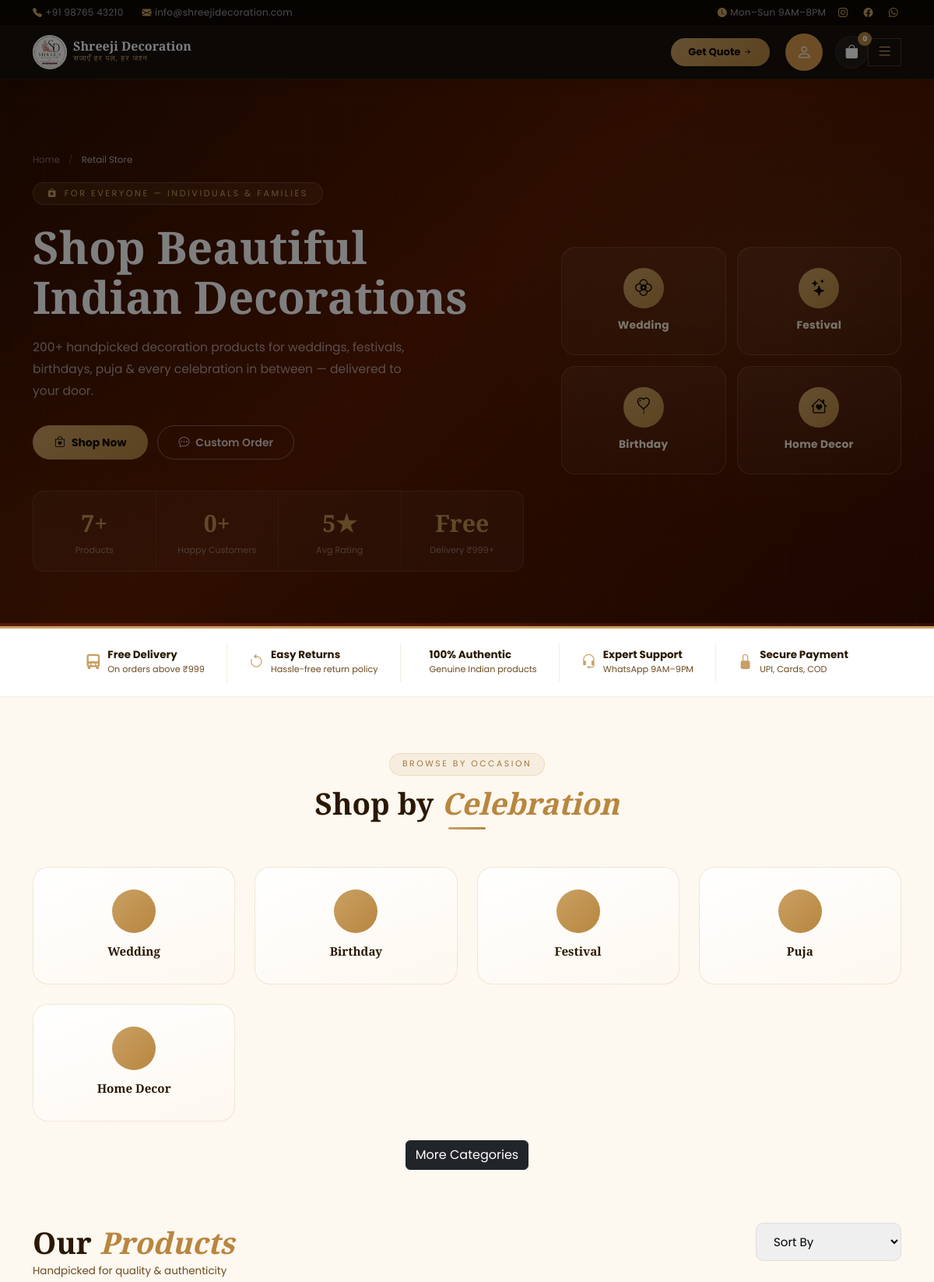
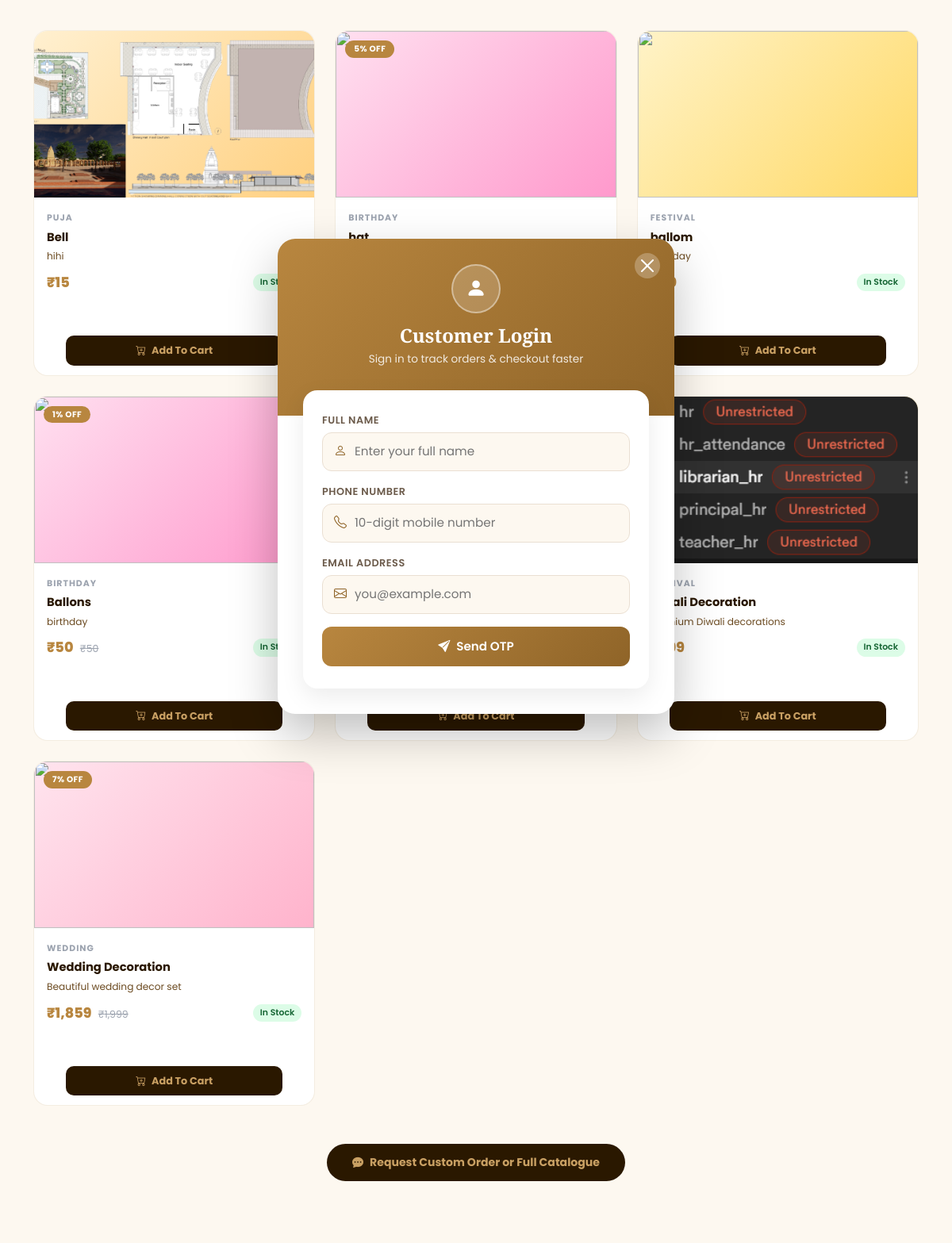
Screenshot of /retail.php (upper part) with the database file from the repository (2 pictures, top to bottom).
### tables this page shows
CREATE TABLE `settings` (
  `id` int(11) NOT NULL,
  `website_name` varchar(255) DEFAULT NULL,
  `phone` varchar(20) DEFAULT NULL,
  `email` varchar(255) DEFAULT NULL,
  `address` text DEFAULT NULL,
  `instagram` varchar(255) DEFAULT NULL,
  `facebook` varchar(255) DEFAULT NULL,
  `whatsapp` varchar(20) DEFAULT NULL,
  `gst_percent` int(11) DEFAULT NULL,
  `delivery_charge` int(11) DEFAULT NULL,
  `logo` varchar(255) DEFAULT NULL,
  `hero_title` text DEFAULT NULL,
  `hero_subtitle` text DEFAULT NULL,
  `about_text` text DEFAULT NULL,
  `footer_text` text DEFAULT NULL,
  `map_link` text DEFAULT NULL,
  `shop_timing` varchar(255) DEFAULT NULL,
  `copyright_text` text DEFAULT NULL,
  `youtube` varchar(255) DEFAULT NULL,
  `twitter` varchar(255) DEFAULT NULL,
  `linkedin` varchar(255) DEFAULT NULL,
  `meta_description` text DEFAULT NULL,
  `meta_keywords` text DEFAULT NULL,
  `favicon` varchar(255) DEFAULT NULL,
  `hero_btn_text` varchar(255) DEFAULT NULL,
  `hero_btn_link` varchar(255) DEFAULT NULL,
  `hero_btn2_text` varchar(255) DEFAULT NULL,
  `about_image` varchar(255) DEFAULT NULL,
  `footer_logo` varchar(255) DEFAULT NULL,
  `shop_latitude` varchar(50) DEFAULT NULL,
  `shop_longitude` varchar(50) DEFAULT NULL,
  `free_delivery_km` int(11) DEFAULT 3,
  `free_delivery_charge` decimal(10,2) DEFAULT 0.00,
  `medium_delivery_km` int(11) DEFAULT 10,
  `medium_delivery_charge` decimal(10,2) DEFAULT 50.00,
  `long_delivery_charge` decimal(10,2) DEFAULT 120.00,
  `free_delivery_order_amount` decimal(10,2) NOT NULL DEFAULT 0.00,
  `total_products` varchar(50) DEFAULT '200+',
  `happy_customers` varchar(50) DEFAULT '5000+',
  `avg_rating` varchar(50) DEFAULT '4.9★',
  `free_delivery_amount` int(11) DEFAULT 999,
  `return_policy_days` int(11) DEFAULT 7,
  `smtp_host` varchar(255) DEFAULT NULL,
  `smtp_port` varchar(50) DEFAULT NULL,
  `smtp_email` varchar(255) DEFAULT NULL,
  `smtp_password` varchar(255) DEFAULT NULL,
  `wholesale_catalogue` varchar(255) DEFAULT NULL,
  `footer_tagline` varchar(255) DEFAULT NULL,
  `footer_newsletter_heading` varchar(100) DEFAULT NULL,
  `footer_newsletter_text` varchar(255) DEFAULT NULL,
  `footer_payment_methods` varchar(255) DEFAULT NULL,
  `wholesale_hero_title` varchar(255) DEFAULT NULL,
  `wholesale_hero_subtitle` text DEFAULT NULL,
  `wholesale_stat1_num` varchar(30) DEFAULT NULL,
  `wholesale_stat1_label` varchar(60) DEFAULT NULL,
  `wholesale_stat2_num` varchar(30) DEFAULT NULL,
  `wholesale_stat2_label` varchar(60) DEFAULT NULL,
  `wholesale_stat3_num` varchar(30) DEFAULT NULL,
  `wholesale_stat3_label` varchar(60) DEFAULT NULL,
  `wholesale_stat4_num` varchar(30) DEFAULT NULL,
  `wholesale_stat4_label` varchar(60) DEFAULT NULL,
  `wholesale_group_link` varchar(255) DEFAULT NULL,
  `wholesale_group_heading` varchar(100) DEFAULT NULL,
  `wholesale_group_text` varchar(255) DEFAULT NULL,
  `wholesale_catalogue_heading` varchar(100) DEFAULT NULL,
  `wholesale_catalogue_text` varchar(255) DEFAULT NULL,
  `wholesale_phone` varchar(20) DEFAULT NULL,
  `wholesale_email` varchar(255) DEFAULT NULL,
  `retail_hero_badge` varchar(100) DEFAULT NULL,
  `retail_hero_title` varchar(255) DEFAULT NULL,
  `retail_hero_subtitle` text DEFAULT NULL,
  `retail_kpi4_num` varchar(30) DEFAULT NULL,
  `retail_kpi4_label` varchar(60) DEFAULT NULL,
  `retail_banner_chip` varchar(100) DEFAULT NULL,
  `retail_banner_heading` varchar(255) DEFAULT NULL,
  `retail_banner_text` text DEFAULT NULL,
  `retail_switch_heading` varchar(255) DEFAULT NULL,
  `retail_switch_text` text DEFAULT NULL,
  `razorpay_enabled` tinyint(1) NOT NULL DEFAULT 0,
  `razorpay_mode` varchar(10) NOT NULL DEFAULT 'test',
  `razorpay_key_id` varchar(100) DEFAULT NULL,
  `razorpay_key_secret` varchar(100) DEFAULT NULL,
  `razorpay_webhook_secret` varchar(100) DEFAULT NULL
);

CREATE TABLE `retail_trust_items` (
  `id` int(11) NOT NULL,
  `icon` varchar(100) DEFAULT NULL,
  `title` varchar(100) DEFAULT NULL,
  `subtitle` varchar(150) DEFAULT NULL,
  `display_order` int(11) DEFAULT 0
);

CREATE TABLE `categories` (
  `id` int(11) NOT NULL,
  `name` varchar(100) DEFAULT NULL,
  `icon` varchar(100) DEFAULT NULL,
  `type` varchar(50) DEFAULT NULL,
  `status` int(11) DEFAULT 1
);

CREATE TABLE `products` (
  `id` int(11) NOT NULL,
  `name` varchar(255) DEFAULT NULL,
  `slug` varchar(255) DEFAULT NULL,
  `price` decimal(10,2) DEFAULT NULL,
  `old_price` decimal(10,2) DEFAULT NULL,
  `stock` int(11) DEFAULT NULL,
  `category` varchar(100) DEFAULT NULL,
  `type` varchar(50) DEFAULT NULL,
  `description` text DEFAULT NULL,
  `image` varchar(255) DEFAULT NULL,
  `badge` varchar(50) DEFAULT NULL,
  `rating` decimal(2,1) DEFAULT NULL,
  `reviews` int(11) DEFAULT NULL,
  `status` int(11) DEFAULT 1,
  `created_at` timestamp NOT NULL DEFAULT current_timestamp(),
  `stock_quantity` int(11) NOT NULL DEFAULT 0,
  `discount` int(11) NOT NULL DEFAULT 0,
  `gst_rate` decimal(5,2) NOT NULL DEFAULT 18.00
);

### retail.php (the view, shortened to what the rows shown need)
<?php
require_once 'config/db.php';
$retailTrustQuery = mysqli_query($conn, "SELECT * FROM retail_trust_items ORDER BY display_order ASC, id ASC");
$retailTrustItems = [];
while ($row = mysqli_fetch_assoc($retailTrustQuery)) {
    $retailTrustItems[] = $row;
}
$categories = mysqli_query(
    $conn,
    "SELECT * FROM categories ORDER BY id ASC"
);
$settingsQuery =
    mysqli_query(
        $conn,
        "SELECT * FROM settings LIMIT 1"
    );
$settings =
    mysqli_fetch_assoc(
        $settingsQuery
    );
?>
<!DOCTYPE html>
<html lang="en">
<head>
    <link rel="stylesheet" href="https://cdn.jsdelivr.net/npm/bootstrap@5.3.3/dist/css/bootstrap.min.css" />
    <link rel="stylesheet" href="https://cdn.jsdelivr.net/npm/bootstrap-icons@1.11.3/font/bootstrap-icons.min.css" />
    <link rel="stylesheet" href="style.css" />
    <link rel="stylesheet" href="css/customer-login.css">
</head>
<body>
    <?php include 'includes/header.php'; ?>
    <section class="rt-hero">
        <div class="container position-relative" style="z-index:1">
            <div class="row align-items-center g-5">
                <div class="col-lg-7">
                    <nav aria-label="breadcrumb" style="margin-bottom:18px">
                        <span style="font-size:.73rem;color:rgba(255,255,255,.35)">
                        </span>
                    </nav>
                    <div class="page-badge"><i class="bi bi-bag-heart-fill"></i> <?= htmlspecialchars($settings['retail_hero_badge'] ?? 'For Everyone — Individuals & Families'); ?></div>
                    <h1><?= $settings['retail_hero_title'] ?? 'Shop Beautiful Indian Decorations'; ?></h1>
                    <p class="lead-text"><?= htmlspecialchars($settings['retail_hero_subtitle'] ?? '200+ handpicked decoration products for weddings, festivals, birthdays, puja & every celebration in between — delivered to your door.'); ?></p>
                    <div class="hero-btns">
                        <a href="#products" class="btn-shop-now">
                        </a>
                        <a href="index.php#contact" class="btn-outline-light">
                        </a>
                    </div>
                    <div class="kpi-strip">
                        <div class="kpi-cell">
                        </div>
                        <div class="kpi-cell">
                        </div>
                        <div class="kpi-cell">
                        </div>
                        <div class="kpi-cell"><span class="kpi-num"><?= htmlspecialchars($settings['retail_kpi4_num'] ?? 'Free'); ?></span><span class="kpi-lbl"><?= htmlspecialchars($settings['retail_kpi4_label'] ?? 'Delivery ₹999+'); ?></span></div>
                    </div>
                </div>
            </div>
        </div>
    </section>
    <div class="trust-bar">
        <div class="container">
            <div class="trust-items">
                <?php foreach ($retailTrustItems as $item) { ?>
                <div class="trust-item"><i class="bi <?= htmlspecialchars($item['icon'] ?: 'bi-check-circle'); ?>"></i>
                    <div><strong><?= htmlspecialchars($item['title']); ?></strong><small><?= htmlspecialchars($item['subtitle']); ?></small></div>
                </div>
                <?php } ?>
            </div>
        </div>
    </div>
    <section class="cat-section">
        <div class="container">
            <div class="text-center mb-5">
                <h2 class="sec-h2">Shop by <em>Celebration</em></h2>
            </div>
            <div class="occ-grid">
                <?php
                mysqli_data_seek($categories, 0);
                $count = 0;
                while ($cat = mysqli_fetch_assoc($categories)) {
                    $count++;
                    $hidden = ($count > 5) ? 'extra-category d-none' : '';
                    $class = "oc" . $count;
                ?>
                    <a href="javascript:void(0)"
                        class="occ-card <?php echo $class; ?> <?php echo $hidden; ?>"
                        data-filter="<?php echo strtolower($cat['name']); ?>">
                        <div class="occ-emoji">
                        </div>
                        <h6>
                            <?php echo $cat['name']; ?>
                        </h6>
                    </a>
                <?php } ?>
            </div>
        </div>
    </section>
    <section class="products-section" id="products">
        <div class="container">
            <div class="products-header">
                <div>
                    <h2 class="sec-h2" style="margin-bottom:4px">Our <em>Products</em></h2>
                </div>
            </div>
            <div id="productGrid">
                <?php
                $product_query = mysqli_query(
                    $conn,
                    "SELECT * FROM products
ORDER BY id DESC"
                );
                while ($product = mysqli_fetch_assoc($product_query)) {
                    $category = strtolower($product['category']);
                ?>
                    <div class="prod-item"
                        data-cat="<?php echo $category; ?>">
                        <?php
                        $sort_price = $product['price'];
                        if ($product['discount'] > 0) {
                            $sort_price =
                                $product['price']
                                - ($product['price'] * $product['discount'] / 100);
                        }
                        ?>
                        <div class="prod-card"
                            data-price="<?php echo $sort_price; ?>">
                            <div class="prod-img pi-<?php echo $category; ?>">
                                <?php if ($product['discount'] > 0) { ?>
                                    <span class="prod-badge badge-sale">
                                        <?php echo $product['discount']; ?>% OFF
                                    </span>
                                <?php } ?>
                            </div>
                            <div class="prod-body">
                                <div class="prod-cat">
                                    <?php echo $product['category']; ?>
                                </div>
                                <div class="prod-name">
                                    <?php echo $product['name']; ?>
                                </div>
                                <div class="prod-desc">
                                    <?php echo $product['description']; ?>
                                </div>
                                <div class="prod-footer">
                                    <div>
                                        <?php
                                        if ($product['discount'] > 0) {
                                            $discounted =
                                                $product['price'] -
                                                ($product['price'] * $product['discount'] / 100);
                                        ?>
                                            <span class="prod-price">
                                                ₹<?php echo number_format($discounted); ?>
                                            </span>
                                            <span class="prod-mrp">
                                                ₹<?php echo number_format($product['price']); ?>
                                            </span>
                                        <?php
                                        } else {
                                        ?>
                                            <span class="prod-price">
                                                ₹<?php echo number_format($product['price']); ?>
                                            </span>
                                        <?php
                                        }
                                        ?>
                                    </div>
                                    <?php
                                    $stock = $product['stock'];
                                    if ($stock > 0) {
                                        $class = "stock-in";
                                        $text = "In Stock";
                                    } else {
                                        $class = "stock-out";
                                        $text = "Out Of Stock";
                                    }
                                    ?>
                                    <span class="prod-stock <?php echo $class; ?>">
                                        <?php echo $text; ?>
                                    </span>
                                </div>
                            </div>
                            <div class="prod-footer">
                                <?php if ($product['stock'] > 0) { ?>
                                    <div
                                        class="qty-wrap"
                                        id="qtyWrap<?php echo $product['id']; ?>">
                                    </div>
                                <?php } ?>
                            </div>
                        </div>
                    </div>
                <?php } ?>
            </div>
        </div>
    </section>
</body>
</html>

### includes/header.php (shortened to what the rows shown need)
<nav class="main-nav" id="mainNav">
    <div class="container d-flex align-items-center justify-content-between">
        <a href="index.php"
            class="d-flex align-items-center gap-2"
            style="text-decoration:none">
            <div class="brand-icon" style="width:44px;height:44px;border-radius:50%;overflow:hidden;flex-shrink:0;">
                <img src="uploads/site-content/<?= !empty($settings['logo']) ? htmlspecialchars($settings['logo']) : 'logo.jpg' ?>" alt="Shreeji Decoration" style="width:100%;height:100%;object-fit:cover;display:block;">
            </div>
        </a>
    </div>
</nav>

### rows the page displays
settings: logo (picture), retail_hero_badge "FOR EVERYONE — INDIVIDUALS & FAMILIES", retail_hero_title "Shop Beautiful Indian Decorations", retail_hero_subtitle "200+ handpicked decoration products for weddings, festivals, birthdays, puja & every celebration in between — delivered to your door.", retail_kpi4_num "Free", retail_kpi4_label "Delivery ₹999+"
retail_trust_items: title "Free Delivery", subtitle "On orders above ₹999"
retail_trust_items: title "Easy Returns", subtitle "Hassle-free return policy"
retail_trust_items: title "100% Authentic", subtitle "Genuine Indian products"
retail_trust_items: title "Expert Support", subtitle "WhatsApp 9AM–9PM"
retail_trust_items: title "Secure Payment", subtitle "UPI, Cards, COD"
categories: name "Wedding"
categories: name "Birthday"
categories: name "Festival"
categories: name "Puja"
categories: name "Home Decor"
products: category "PUJA", name "Bell", description "hihi", price "15", stock "In…"
products: discount "5", category "BIRTHDAY", name "hat"
products: category "FESTIVAL", name "ballom", stock "In Stock"
products: discount "1", category "BIRTHDAY", name "Ballons", description "birthday", discounted "50", price "50", stock "In…"
products: name "Diwali Decoration", description "Premium Diwali decorations", stock "In Stock"
products: discount "7", category "WEDDING", name "Wedding Decoration", description "Beautiful wedding decor set", discounted "1,859", price "1,999", stock "In Stock"

### other values shown
$productCount['total'] "7"
$customers['total'] "0"
$rating['avg_rating'] "5"
